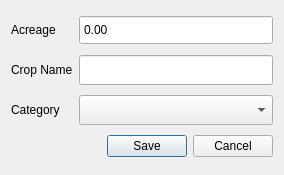
<?xml version="1.0" encoding="UTF-8"?>
<ui version="4.0">
 <class>frmFoodCropEditor</class>
 <widget class="QDialog" name="frmFoodCropEditor">
  <property name="geometry">
   <rect>
    <x>0</x>
    <y>0</y>
    <width>284</width>
    <height>175</height>
   </rect>
  </property>
  <property name="windowTitle">
   <string>Food Crop Editor</string>
  </property>
  <layout class="QGridLayout" name="gridLayout">
   <item row="4" column="0" colspan="2">
    <widget class="QDialogButtonBox" name="buttonBox">
     <property name="orientation">
      <enum>Qt::Horizontal</enum>
     </property>
     <property name="standardButtons">
      <set>QDialogButtonBox::Cancel|QDialogButtonBox::Save</set>
     </property>
    </widget>
   </item>
   <item row="1" column="1">
    <widget class="QDoubleSpinBox" name="sbAcreage">
     <property name="minimumSize">
      <size>
       <width>0</width>
       <height>30</height>
      </size>
     </property>
     <property name="buttonSymbols">
      <enum>QAbstractSpinBox::NoButtons</enum>
     </property>
     <property name="maximum">
      <double>100000.000000000000000</double>
     </property>
    </widget>
   </item>
   <item row="3" column="0">
    <widget class="QLabel" name="label_3">
     <property name="text">
      <string>Category</string>
     </property>
    </widget>
   </item>
   <item row="1" column="0">
    <widget class="QLabel" name="label">
     <property name="text">
      <string>Acreage</string>
     </property>
    </widget>
   </item>
   <item row="2" column="0">
    <widget class="QLabel" name="label_2">
     <property name="text">
      <string>Crop Name</string>
     </property>
    </widget>
   </item>
   <item row="3" column="1">
    <widget class="QComboBox" name="cboCropCategory">
     <property name="minimumSize">
      <size>
       <width>0</width>
       <height>30</height>
      </size>
     </property>
    </widget>
   </item>
   <item row="2" column="1">
    <widget class="QLineEdit" name="txtCropName">
     <property name="minimumSize">
      <size>
       <width>0</width>
       <height>30</height>
      </size>
     </property>
     <property name="maxLength">
      <number>100</number>
     </property>
    </widget>
   </item>
   <item row="0" column="0" colspan="2">
    <layout class="QVBoxLayout" name="vlNotification"/>
   </item>
  </layout>
 </widget>
 <resources/>
 <connections/>
</ui>
